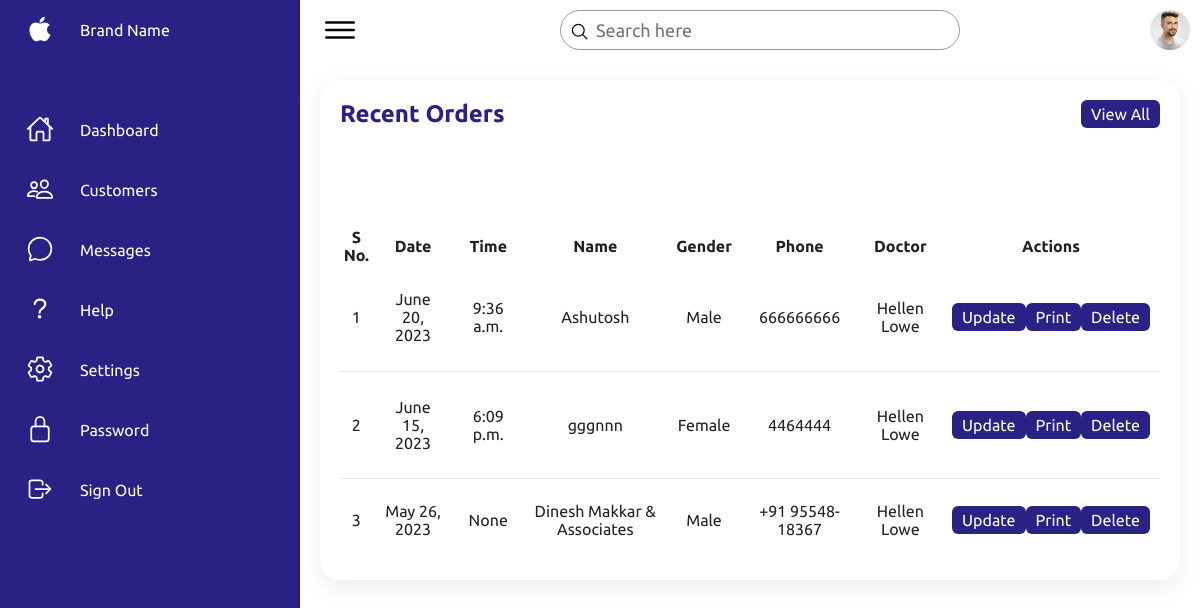
/manager/, run on the app's committed database.
### home/models.py (models this page shows, shortened)
class Appointment(models.Model):
    name = models.CharField(max_length=100)
    gender = models.CharField(max_length=10, choices=(
        ('Male', 'Male'), ('Female', 'Female')))
    phone = models.CharField(max_length=12)
    email = models.CharField(max_length=100)
    address1 = models.TextField()
    address2 = models.TextField()
    appodate = models.DateField()
    appotime = models.CharField(max_length=100)
    doctor = models.TextField()
    date = models.DateField()

### manager/views.py (the view)
# urls.py: path('', views.mainadmin, name="mainadmin"),
def mainadmin(request):
    appo = Appointment.objects.all()
    context = {
        'appo': appo,
        'page': "Manager"
    }
    return render(request, 'manager/admin.html', context)

### templates/manager/admin.html
{% extends 'manager/base.html' %}
{% block body %}
<div class="details">
    <div class="recentOrders">
        <div class="cardHeader">
            <h2>Recent Orders</h2>
            <a href="/manager" class="btn">View All</a>
        </div>
        <table>
            <thead>
                <tr>
                    <th>S No.</th>
                    <th>Date</th>
                    <th>Time</th>
                    <th>Name</th>
                    <th>Gender</th>
                    <th>Phone</th>
                    <th>Doctor</th>
                    <th scope="col">Actions</th>
                </tr>
            </thead>
            <tbody>
                {% for i in appo %}
                <tr>
                    <td>{{forloop.counter}}</td>
                    <td>{{ i.appodate }}</td>
                    <td>{{ i.appotime }}</td>
                    <td>{{ i.name }}</td>
                    <td>{{ i.gender }}</td>
                    <td>{{ i.phone }}</td>
                    <td>{{ i.doctor }}</td>
                    <td>
                        <div class="cardHeader">
                            <a class="btn" href="/manager/update/{{i.id}}/">Update</a>
                            <a class="btn" href="#">Print</a>
                            <a class="btn" href="/manager/delete-appo/{{i.id}}/">Delete</a>
                        </div>
                    </td>
                </tr>
                {% endfor %}
            </tbody>
        </table>
    </div>
</div>
{% endblock %}

### static/css/dashboard.css (style rules this page uses)
* { font-family: "Ubuntu", sans-serif; margin: 0; padding: 0; box-sizing: border-box; }
:root { --blue: #2a2185; --white: #fff; --gray: #f5f5f5; --black1: #222; --black2: #999; }
body { min-height: 100vh; overflow-x: hidden; }
.details { position: relative; width: 100%; padding: 20px; display: grid; grid-template-columns: 2fr; grid-gap: 30px; }
.details .recentOrders { position: relative; display: grid; min-height: 500px; background: var(--white); padding: 20px; box-shadow: 0 7px 25px rgba(0, 0, 0, 0.08); border-radius: 20px; }
.details .cardHeader { display: flex; justify-content: space-between; align-items: flex-start; }
.cardHeader h2 { font-weight: 600; color: var(--blue); }
.cardHeader .btn { position: relative; padding: 5px 10px; background: var(--blue); text-decoration: none; color: var(--white); border-radius: 6px; }
.details table { width: 100%; border-collapse: collapse; margin-top: 10px; }
.details .recentOrders table tr { color: var(--black1); border-bottom: 1px solid rgba(0, 0, 0, 0.1); }
.details .recentOrders table tr:last-child { border-bottom: none; }
.details .recentOrders table tr td { padding: 10px; text-align: center; }
.details .recentOrders table tr td:last-child { text-align: end; }

### static/css/style.css (style rules this page uses)
html, body { padding: 0; margin: 0; }

### data on the page
Appointment: appodate "June 20, 2023", appotime "9:36 a.m.", name "Ashutosh", gender "Male", phone "666666666", doctor "Hellen Lowe"
Appointment: appodate "June 15, 2023", appotime "6:09 p.m.", name "gggnnn", gender "Female", phone "4464444", doctor "Hellen Lowe"
Appointment: appodate "May 26, 2023", appotime "None", name "Dinesh Makkar & Associates", gender "Male", phone "+91 95548-18367", doctor "Hellen Lowe"
